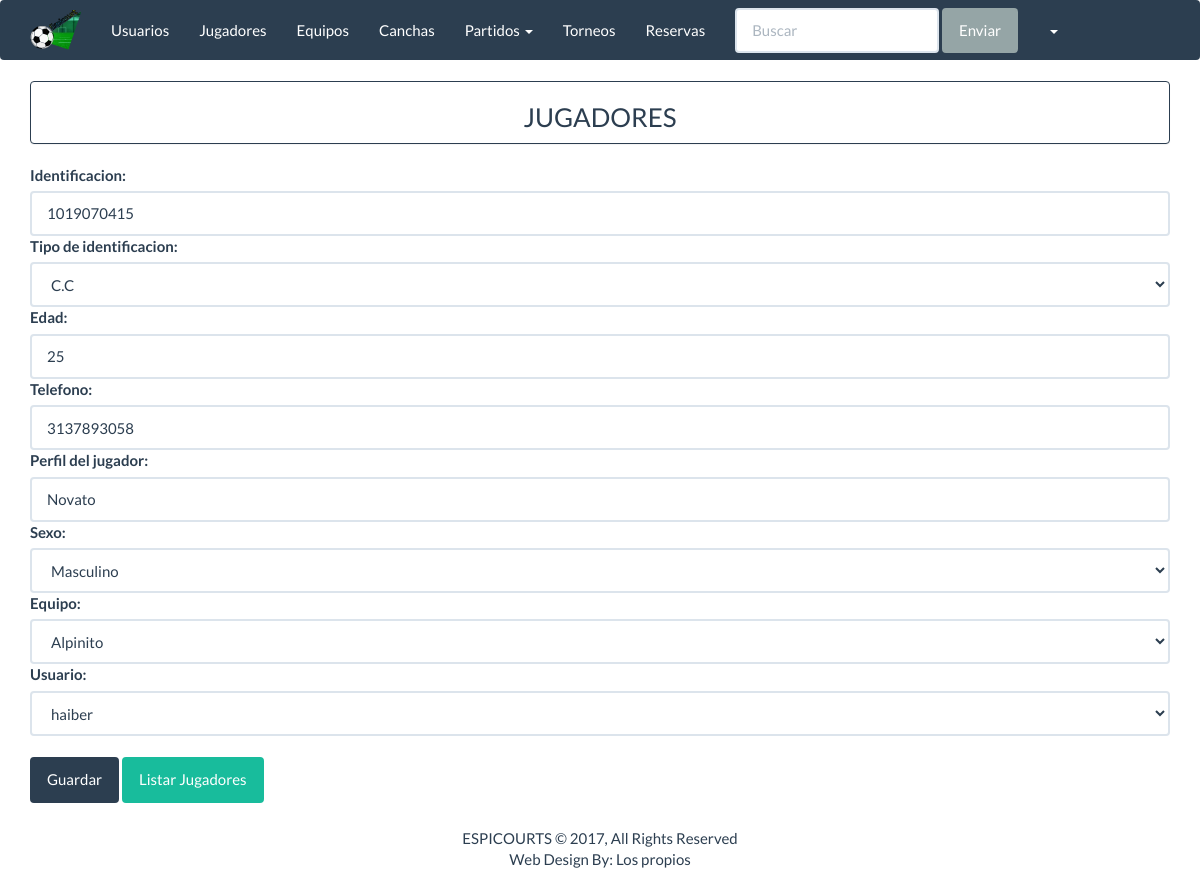
Screenshot of /espicourts/jugadores_actualizar/1/ with the database file from the repository.
### apps/inicio/models.py (models this page shows, shortened)
class Jugador(models.Model):
    identificacion=models.CharField('Identificacion',max_length=12)
    tidentificaciones=((1,'T.I'),(2,'C.C'),(3,'C.E'))
    tipo_identifcacion=models.SmallIntegerField(choices=tidentificaciones)
    edad=models.IntegerField('Edad')
    telefono=models.CharField('Telefono',max_length=20)
    perfil=models.CharField('Perfil del jugador',max_length=60)
    genero = ((1, 'Masculino'), (2, 'Femenino'))
    sexo = models.SmallIntegerField(choices=genero)
    equipo=models.ForeignKey(Equipo,null=True)
    usuario=models.OneToOneField(User, null=True)
    class Meta:
        db_table='jugador'

### apps/inicio/views.py (the view)
# urls.py: url(r'^jugadores_actualizar/(?P<id_jugador>\d+)/$', EditarJugador,name='jugadores_actualizar'),
def EditarJugador(request,id_jugador):
    jugador=Jugador.objects.get(id=id_jugador)
    if request.method == 'GET':
        form = JugadorForm(instance=jugador)
    else:
        form = JugadorForm(request.POST,instance=jugador)
        if form.is_valid()  :
            form.save()
            return HttpResponseRedirect(reverse_lazy('espicourts:jugadores_listar'))
    return render(request,'jugador/jugador_form.html',{'jugador_form':form})

### apps/inicio/models.py (called while the page is built)
    def __str__(self):
        return  "%s " % (self.nombre_equipo)

### templates/jugador/jugador_form.html (shortened to what this page needs)
{% extends 'base/base.html' %}
{% block content %}
<div class="panel panel-primary" align="center">
    <h3>JUGADORES</h3>
</div>
<div class="form-horizontal">
    <form method="post">
       {{ jugador_form }}
        <br>
        <button type="submit" class="btn btn-primary ">Guardar</button>
        <a href="{% url 'espicourts:jugadores_listar' %}" button class="btn btn-success"> Listar Jugadores</a>
    </form>
</div>
{% endblock %}

### rows the page displays
Jugador: identificacion "1019070415", tipo_identifcacion "C.C", edad "25", telefono "3137893058", perfil "Novato", sexo "Masculino", equipo "Alpinito", usuario "haiber"
